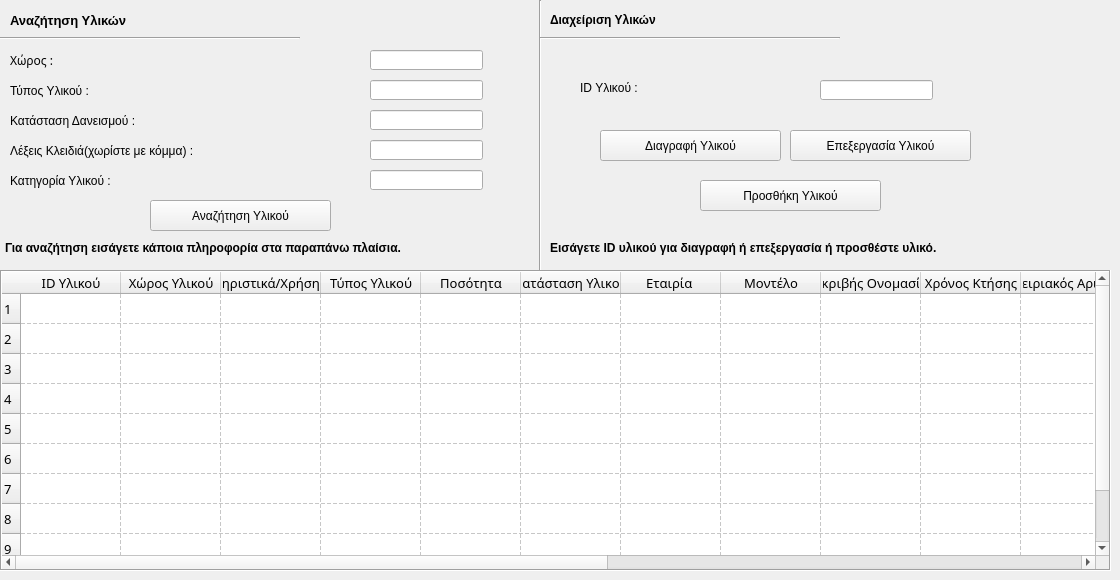
    <widget class="QWidget" name="equipment">
     <attribute name="title">
      <string>Διαχείριση Υλικού Χώρων</string>
     </attribute>
     <widget class="QTableWidget" name="equipment_table">
      <property name="enabled">
       <bool>true</bool>
      </property>
      <property name="geometry">
       <rect>
        <x>0</x>
        <y>270</y>
        <width>1111</width>
        <height>301</height>
       </rect>
      </property>
      <property name="maximumSize">
       <size>
        <width>16777215</width>
        <height>16777215</height>
       </size>
      </property>
      <property name="font">
       <font>
        <family>Myriad Pro Light</family>
        <pointsize>10</pointsize>
        <weight>50</weight>
        <bold>false</bold>
        <strikeout>false</strikeout>
        <kerning>true</kerning>
       </font>
      </property>
      <property name="cursor" stdset="0">
       <cursorShape>ArrowCursor</cursorShape>
      </property>
      <property name="tabletTracking">
       <bool>false</bool>
      </property>
      <property name="focusPolicy">
       <enum>Qt::ClickFocus</enum>
      </property>
      <property name="contextMenuPolicy">
       <enum>Qt::DefaultContextMenu</enum>
      </property>
      <property name="autoFillBackground">
       <bool>false</bool>
      </property>
      <property name="frameShape">
       <enum>QFrame::Box</enum>
      </property>
      <property name="frameShadow">
       <enum>QFrame::Sunken</enum>
      </property>
      <property name="verticalScrollBarPolicy">
       <enum>Qt::ScrollBarAsNeeded</enum>
      </property>
      <property name="horizontalScrollBarPolicy">
       <enum>Qt::ScrollBarAsNeeded</enum>
      </property>
      <property name="sizeAdjustPolicy">
       <enum>QAbstractScrollArea::AdjustToContents</enum>
      </property>
      <property name="editTriggers">
       <set>QAbstractItemView::NoEditTriggers</set>
      </property>
      <property name="defaultDropAction">
       <enum>Qt::IgnoreAction</enum>
      </property>
      <property name="alternatingRowColors">
       <bool>false</bool>
      </property>
      <property name="selectionMode">
       <enum>QAbstractItemView::NoSelection</enum>
      </property>
      <property name="selectionBehavior">
       <enum>QAbstractItemView::SelectRows</enum>
      </property>
      <property name="showGrid">
       <bool>true</bool>
      </property>
      <property name="gridStyle">
       <enum>Qt::DashLine</enum>
      </property>
      <property name="sortingEnabled">
       <bool>false</bool>
      </property>
      <property name="wordWrap">
       <bool>false</bool>
      </property>
      <property name="rowCount">
       <number>10</number>
      </property>
      <property name="columnCount">
       <number>18</number>
      </property>
      <attribute name="horizontalHeaderCascadingSectionResizes">
       <bool>false</bool>
      </attribute>
      <attribute name="horizontalHeaderMinimumSectionSize">
       <number>39</number>
      </attribute>
      <attribute name="verticalHeaderStretchLastSection">
       <bool>false</bool>
      </attribute>
      <row/>
      <row/>
      <row/>
      <row/>
      <row/>
      <row/>
      <row/>
      <row/>
      <row/>
      <row/>
      <column>
       <property name="text">
        <string>ID Υλικού</string>
       </property>
      </column>
      <column>
       <property name="text">
        <string>Χώρος Υλικού</string>
       </property>
      </column>
      <column>
       <property name="text">
        <string>Χαρακτηριστικά/Χρήση Υλικού</string>
       </property>
      </column>
      <column>
       <property name="text">
        <string>Τύπος Υλικού</string>
       </property>
      </column>
      <column>
       <property name="text">
        <string>Ποσότητα</string>
       </property>
      </column>
      <column>
       <property name="text">
        <string>Κατάσταση Υλικού</string>
       </property>
      </column>
      <column>
       <property name="text">
        <string>Εταιρία </string>
       </property>
      </column>
      <column>
       <property name="text">
        <string>Μοντέλο</string>
       </property>
      </column>
      <column>
       <property name="text">
        <string>Ακριβής Ονομασία</string>
       </property>
      </column>
      <column>
       <property name="text">
        <string>Χρόνος Κτήσης</string>
       </property>
      </column>
      <column>
       <property name="text">
        <string>Σειριακός Αριθμός</string>
       </property>
      </column>
      <column>
       <property name="text">
        <string>Σκοπός Χρήσης</string>
       </property>
      </column>
      <column>
       <property name="text">
        <string>Βάρος</string>
       </property>
      </column>
      <column>
       <property name="text">
        <string>Διαθεσιμότητα</string>
       </property>
      </column>
      <column>
       <property name="text">
        <string>Δ.Μετακίνησης</string>
       </property>
      </column>
      <column>
       <property name="text">
        <string>Κατάσταση Δανεισμού</string>
       </property>
      </column>
      <column>
       <property name="text">
        <string>Κατηγορία</string>
       </property>
      </column>
      <column>
       <property name="text">
        <string>Υποκατηγορίες</string>
       </property>
      </column>
      <item row="0" column="0">
       <property name="text">
        <string notr="true"/>
       </property>
      </item>
     </widget>
     <widget class="QLabel" name="search_label">
      <property name="geometry">
       <rect>
        <x>10</x>
        <y>10</y>
        <width>211</width>
        <height>20</height>
       </rect>
      </property>
      <property name="font">
       <font>
        <pointsize>10</pointsize>
        <weight>75</weight>
        <bold>true</bold>
        <underline>false</underline>
       </font>
      </property>
      <property name="text">
       <string>Αναζήτηση Υλικών</string>
      </property>
     </widget>
     <widget class="QLabel" name="equip_search_info_label">
      <property name="geometry">
       <rect>
        <x>5</x>
        <y>240</y>
        <width>521</width>
        <height>16</height>
       </rect>
      </property>
      <property name="font">
       <font>
        <pointsize>9</pointsize>
        <weight>75</weight>
        <bold>true</bold>
       </font>
      </property>
      <property name="text">
       <string>Για αναζήτηση εισάγετε κάποια πληροφορία στα παραπάνω πλαίσια.</string>
      </property>
     </widget>
     <widget class="Line" name="line">
      <property name="geometry">
       <rect>
        <x>530</x>
        <y>0</y>
        <width>20</width>
        <height>271</height>
       </rect>
      </property>
      <property name="orientation">
       <enum>Qt::Vertical</enum>
      </property>
     </widget>
     <widget class="Line" name="line_2">
      <property name="geometry">
       <rect>
        <x>0</x>
        <y>30</y>
        <width>300</width>
        <height>16</height>
       </rect>
      </property>
      <property name="orientation">
       <enum>Qt::Horizontal</enum>
      </property>
     </widget>
     <widget class="QLabel" name="label_search_xwrou">
      <property name="geometry">
       <rect>
        <x>10</x>
        <y>50</y>
        <width>91</width>
        <height>21</height>
       </rect>
      </property>
      <property name="font">
       <font>
        <family>Myriad Pro Light</family>
        <weight>50</weight>
        <bold>false</bold>
       </font>
      </property>
      <property name="text">
       <string>Χώρος :</string>
      </property>
     </widget>
     <widget class="QLabel" name="label_search_yliko">
      <property name="geometry">
       <rect>
        <x>10</x>
        <y>80</y>
        <width>151</width>
        <height>21</height>
       </rect>
      </property>
      <property name="text">
       <string>Τύπος Υλικού :</string>
      </property>
     </widget>
     <widget class="QLabel" name="label_search_daneismos">
      <property name="geometry">
       <rect>
        <x>10</x>
        <y>110</y>
        <width>241</width>
        <height>21</height>
       </rect>
      </property>
      <property name="text">
       <string>Κατάσταση Δανεισμού :</string>
      </property>
     </widget>
     <widget class="QLabel" name="label_search_keywords">
      <property name="geometry">
       <rect>
        <x>10</x>
        <y>140</y>
        <width>301</width>
        <height>21</height>
       </rect>
      </property>
      <property name="text">
       <string>Λέξεις Κλειδιά(χωρίστε με κόμμα) :</string>
      </property>
     </widget>
     <widget class="QLabel" name="label_search_katigoria_ylikou">
      <property name="geometry">
       <rect>
        <x>10</x>
        <y>170</y>
        <width>171</width>
        <height>21</height>
       </rect>
      </property>
      <property name="text">
       <string>Κατηγορία Υλικού :</string>
      </property>
     </widget>
     <widget class="QLineEdit" name="search_xwrou_input">
      <property name="geometry">
       <rect>
        <x>370</x>
        <y>50</y>
        <width>113</width>
        <height>20</height>
       </rect>
      </property>
      <property name="font">
       <font>
        <family>Arial</family>
        <pointsize>8</pointsize>
        <weight>50</weight>
        <bold>false</bold>
       </font>
      </property>
      <property name="text">
       <string/>
      </property>
     </widget>
     <widget class="QLineEdit" name="search_ylikou_input">
      <property name="geometry">
       <rect>
        <x>370</x>
        <y>80</y>
        <width>113</width>
        <height>20</height>
       </rect>
      </property>
      <property name="font">
       <font>
        <family>Arial</family>
        <pointsize>8</pointsize>
        <weight>50</weight>
        <bold>false</bold>
       </font>
      </property>
      <property name="text">
       <string/>
      </property>
     </widget>
     <widget class="QLineEdit" name="search_daneismou_input">
      <property name="geometry">
       <rect>
        <x>370</x>
        <y>110</y>
        <width>113</width>
        <height>20</height>
       </rect>
      </property>
      <property name="font">
       <font>
        <family>Arial</family>
        <pointsize>8</pointsize>
        <weight>50</weight>
        <bold>false</bold>
       </font>
      </property>
     </widget>
     <widget class="QLineEdit" name="search_keywords_input">
      <property name="geometry">
       <rect>
        <x>370</x>
        <y>140</y>
        <width>113</width>
        <height>20</height>
       </rect>
      </property>
      <property name="font">
       <font>
        <family>Arial</family>
        <pointsize>8</pointsize>
        <weight>50</weight>
        <bold>false</bold>
       </font>
      </property>
      <property name="text">
       <string/>
      </property>
     </widget>
     <widget class="QLineEdit" name="search_katigoria_input">
      <property name="geometry">
       <rect>
        <x>370</x>
        <y>170</y>
        <width>113</width>
        <height>20</height>
       </rect>
      </property>
      <property name="font">
       <font>
        <family>Arial</family>
        <pointsize>8</pointsize>
        <weight>50</weight>
        <bold>false</bold>
       </font>
      </property>
     </widget>
     <widget class="QPushButton" name="equipment_search_button">
      <property name="geometry">
       <rect>
        <x>150</x>
        <y>200</y>
        <width>181</width>
        <height>31</height>
       </rect>
      </property>
      <property name="text">
       <string>Αναζήτηση Υλικού</string>
      </property>
     </widget>
     <widget class="QLabel" name="equipment_management_label">
      <property name="geometry">
       <rect>
        <x>550</x>
        <y>10</y>
        <width>211</width>
        <height>20</height>
       </rect>
      </property>
      <property name="font">
       <font>
        <weight>75</weight>
        <bold>true</bold>
       </font>
      </property>
      <property name="text">
       <string>Διαχείριση Υλικών</string>
      </property>
     </widget>
     <widget class="Line" name="line_3">
      <property name="geometry">
       <rect>
        <x>540</x>
        <y>30</y>
        <width>300</width>
        <height>16</height>
       </rect>
      </property>
      <property name="orientation">
       <enum>Qt::Horizontal</enum>
      </property>
     </widget>
     <widget class="QLabel" name="equipment_management_info_label">
      <property name="geometry">
       <rect>
        <x>550</x>
        <y>240</y>
        <width>531</width>
        <height>16</height>
       </rect>
      </property>
      <property name="font">
       <font>
        <pointsize>9</pointsize>
        <weight>75</weight>
        <bold>true</bold>
       </font>
      </property>
      <property name="text">
       <string>Εισάγετε ID υλικού για διαγραφή ή επεξεργασία ή προσθέστε υλικό. </string>
      </property>
     </widget>
     <widget class="QPushButton" name="delete_button_ylikou">
      <property name="geometry">
       <rect>
        <x>600</x>
        <y>130</y>
        <width>181</width>
        <height>31</height>
       </rect>
      </property>
      <property name="text">
       <string>Διαγραφή Υλικού</string>
      </property>
     </widget>
     <widget class="QLabel" name="id_ylikou_management_label">
      <property name="geometry">
       <rect>
        <x>580</x>
        <y>80</y>
        <width>91</width>
        <height>16</height>
       </rect>
      </property>
      <property name="text">
       <string>ID Υλικού :</string>
      </property>
     </widget>
     <widget class="QLineEdit" name="id_ylikou_management_input">
      <property name="geometry">
       <rect>
        <x>820</x>
        <y>80</y>
        <width>113</width>
        <height>20</height>
       </rect>
      </property>
      <property name="font">
       <font>
        <family>Arial</family>
        <pointsize>8</pointsize>
        <weight>50</weight>
        <bold>false</bold>
       </font>
      </property>
     </widget>
     <widget class="QPushButton" name="edit_button_ylikou">
      <property name="geometry">
       <rect>
        <x>790</x>
        <y>130</y>
        <width>181</width>
        <height>31</height>
       </rect>
      </property>
      <property name="text">
       <string>Επεξεργασία Υλικού</string>
      </property>
     </widget>
     <widget class="QPushButton" name="pushButton">
      <property name="geometry">
       <rect>
        <x>700</x>
        <y>180</y>
        <width>181</width>
        <height>31</height>
       </rect>
      </property>
      <property name="text">
       <string>Προσθήκη Υλικού</string>
      </property>
     </widget>
    </widget>
